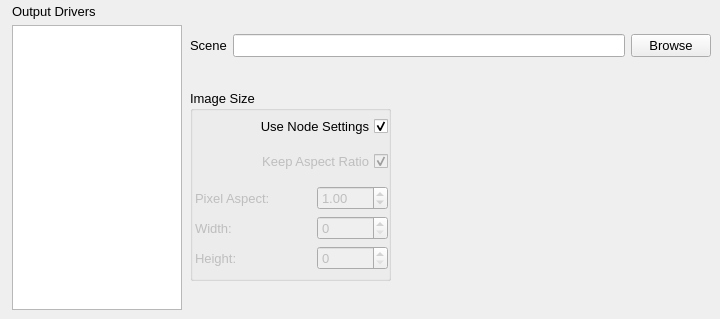
      <widget class="QWidget" name="houdiniSettings">
       <widget class="QGroupBox" name="groupBox_9">
        <property name="geometry">
         <rect>
          <x>190</x>
          <y>90</y>
          <width>201</width>
          <height>191</height>
         </rect>
        </property>
        <property name="sizePolicy">
         <sizepolicy hsizetype="MinimumExpanding" vsizetype="MinimumExpanding">
          <horstretch>5</horstretch>
          <verstretch>0</verstretch>
         </sizepolicy>
        </property>
        <property name="font">
         <font>
          <pointsize>10</pointsize>
          <weight>50</weight>
          <bold>false</bold>
         </font>
        </property>
        <property name="title">
         <string>Image Size</string>
        </property>
        <widget class="QWidget" name="layoutWidget">
         <property name="geometry">
          <rect>
           <x>5</x>
           <y>18</y>
           <width>193</width>
           <height>171</height>
          </rect>
         </property>
         <layout class="QVBoxLayout">
          <item>
           <widget class="QCheckBox" name="houdiniOutputCustomImageRes">
            <property name="layoutDirection">
             <enum>Qt::RightToLeft</enum>
            </property>
            <property name="text">
             <string>Use Node Settings</string>
            </property>
            <property name="checked">
             <bool>true</bool>
            </property>
           </widget>
          </item>
          <item>
           <widget class="QCheckBox" name="houdiniOutputKeepAspect">
            <property name="enabled">
             <bool>false</bool>
            </property>
            <property name="font">
             <font>
              <pointsize>10</pointsize>
              <weight>50</weight>
              <bold>false</bold>
             </font>
            </property>
            <property name="statusTip">
             <string>Keep the aspect ratio of the output node</string>
            </property>
            <property name="layoutDirection">
             <enum>Qt::RightToLeft</enum>
            </property>
            <property name="text">
             <string>Keep Aspect Ratio</string>
            </property>
            <property name="checked">
             <bool>true</bool>
            </property>
           </widget>
          </item>
          <item>
           <layout class="QGridLayout">
            <item row="0" column="0">
             <widget class="QLabel" name="houdiniOutputPixelAspectLabel">
              <property name="enabled">
               <bool>false</bool>
              </property>
              <property name="font">
               <font>
                <pointsize>10</pointsize>
                <weight>50</weight>
                <bold>false</bold>
               </font>
              </property>
              <property name="text">
               <string>Pixel Aspect:</string>
              </property>
             </widget>
            </item>
            <item row="0" column="1">
             <widget class="QDoubleSpinBox" name="houdiniOutputPixelAspect">
              <property name="enabled">
               <bool>false</bool>
              </property>
              <property name="font">
               <font>
                <pointsize>10</pointsize>
                <weight>50</weight>
                <bold>false</bold>
               </font>
              </property>
              <property name="minimum">
               <double>0.100000000000000</double>
              </property>
              <property name="maximum">
               <double>4.000000000000000</double>
              </property>
              <property name="value">
               <double>1.000000000000000</double>
              </property>
             </widget>
            </item>
            <item row="1" column="0">
             <widget class="QLabel" name="houdiniOutputWidthLabel">
              <property name="enabled">
               <bool>false</bool>
              </property>
              <property name="font">
               <font>
                <pointsize>10</pointsize>
                <weight>50</weight>
                <bold>false</bold>
               </font>
              </property>
              <property name="text">
               <string>Width:</string>
              </property>
             </widget>
            </item>
            <item row="1" column="1">
             <widget class="QSpinBox" name="houdiniOutputWidth">
              <property name="enabled">
               <bool>false</bool>
              </property>
              <property name="font">
               <font>
                <pointsize>10</pointsize>
                <weight>50</weight>
                <bold>false</bold>
               </font>
              </property>
              <property name="statusTip">
               <string>Image width.  If none is given, width will be taken from output driver.</string>
              </property>
              <property name="maximum">
               <number>999999999</number>
              </property>
             </widget>
            </item>
            <item row="2" column="0">
             <widget class="QLabel" name="houdiniOutputHeightLabel">
              <property name="enabled">
               <bool>false</bool>
              </property>
              <property name="font">
               <font>
                <pointsize>10</pointsize>
                <weight>50</weight>
                <bold>false</bold>
               </font>
              </property>
              <property name="text">
               <string>Height:</string>
              </property>
             </widget>
            </item>
            <item row="2" column="1">
             <widget class="QSpinBox" name="houdiniOutputHeight">
              <property name="enabled">
               <bool>false</bool>
              </property>
              <property name="sizePolicy">
               <sizepolicy hsizetype="Fixed" vsizetype="Fixed">
                <horstretch>0</horstretch>
                <verstretch>0</verstretch>
               </sizepolicy>
              </property>
              <property name="font">
               <font>
                <pointsize>10</pointsize>
                <weight>50</weight>
                <bold>false</bold>
               </font>
              </property>
              <property name="statusTip">
               <string>Image height.  If none is given, height will be taken from output driver.</string>
              </property>
              <property name="maximum">
               <number>999999999</number>
              </property>
             </widget>
            </item>
           </layout>
          </item>
         </layout>
        </widget>
       </widget>
       <widget class="QLabel" name="label">
        <property name="geometry">
         <rect>
          <x>12</x>
          <y>2</y>
          <width>99</width>
          <height>18</height>
         </rect>
        </property>
        <property name="font">
         <font>
          <pointsize>10</pointsize>
          <weight>50</weight>
          <bold>false</bold>
         </font>
        </property>
        <property name="text">
         <string>Output Drivers</string>
        </property>
       </widget>
       <widget class="QListWidget" name="houdiniNodeList">
        <property name="geometry">
         <rect>
          <x>12</x>
          <y>25</y>
          <width>170</width>
          <height>285</height>
         </rect>
        </property>
        <property name="sizePolicy">
         <sizepolicy hsizetype="Fixed" vsizetype="Fixed">
          <horstretch>0</horstretch>
          <verstretch>0</verstretch>
         </sizepolicy>
        </property>
        <property name="font">
         <font>
          <pointsize>10</pointsize>
          <weight>50</weight>
          <bold>false</bold>
         </font>
        </property>
        <property name="contextMenuPolicy">
         <enum>Qt::CustomContextMenu</enum>
        </property>
        <property name="statusTip">
         <string>Houdini output nodes.  Node list populated upon hip file load.</string>
        </property>
        <property name="editTriggers">
         <set>QAbstractItemView::NoEditTriggers</set>
        </property>
        <property name="alternatingRowColors">
         <bool>true</bool>
        </property>
        <property name="selectionMode">
         <enum>QAbstractItemView::ExtendedSelection</enum>
        </property>
       </widget>
       <widget class="QWidget" name="layoutWidget">
        <property name="geometry">
         <rect>
          <x>190</x>
          <y>20</y>
          <width>521</width>
          <height>51</height>
         </rect>
        </property>
        <layout class="QGridLayout">
         <item row="0" column="0">
          <widget class="QLabel" name="sceneLabel_2">
           <property name="font">
            <font>
             <pointsize>10</pointsize>
             <weight>50</weight>
             <bold>false</bold>
            </font>
           </property>
           <property name="text">
            <string>Scene</string>
           </property>
          </widget>
         </item>
         <item row="0" column="1">
          <widget class="QLineEdit" name="houdiniFile">
           <property name="font">
            <font>
             <pointsize>10</pointsize>
             <weight>50</weight>
             <bold>false</bold>
            </font>
           </property>
           <property name="statusTip">
            <string>Scene to render with job</string>
           </property>
           <property name="text">
            <string/>
           </property>
          </widget>
         </item>
         <item row="0" column="2">
          <widget class="QPushButton" name="houdiniBrowseForScene">
           <property name="font">
            <font>
             <pointsize>10</pointsize>
             <weight>50</weight>
             <bold>false</bold>
            </font>
           </property>
           <property name="statusTip">
            <string>Browse for scene to render</string>
           </property>
           <property name="text">
            <string>Browse</string>
           </property>
          </widget>
         </item>
        </layout>
       </widget>
      </widget>
